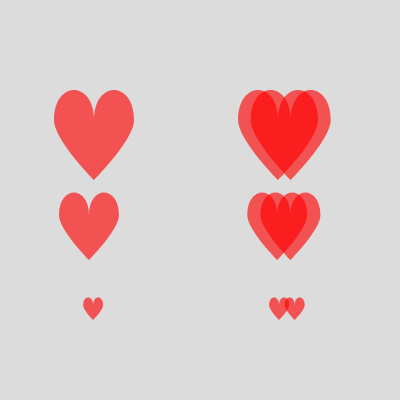
Frame 1 (no input)
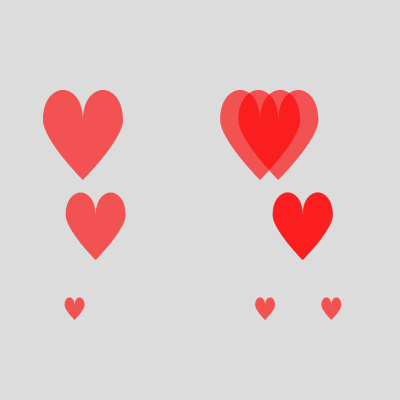
Frame 60 (no input)
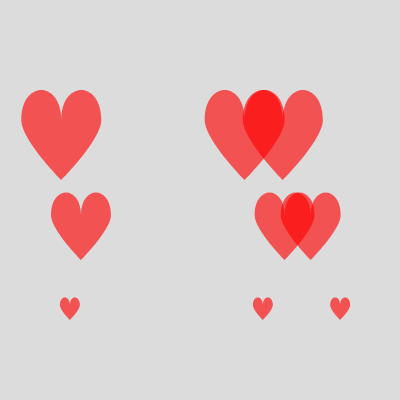
Frame 120 (the mouse pressed at the canvas centre since frame 60)

The p5.js sketch that drew these frames (run headless with seeded random() and noise() and a simulated clock; from frame 60 on, the mouse is pressed at the canvas centre):

// p5.js sketch
// ── sketch.js
// declaring what needs to be declared (objects, variables, strings and arrays)
let heartLine1 = [];
let heartLine2 = [];
let heartLine3 = [];

function setup() {
  createCanvas(400, 400);
  for (x = 0; x < 3; x++){
    let rx = random(15, width - 15); // -> Begining x position 
    heartLine1[x] = new Heart(rx, 100, 40); // -> Set up first line 
    heartLine2[x] = new Heart(rx, 200, 30); // -> Set up second line
    heartLine3[x] = new Heart(rx, 300, 10); // Set up third line 
  }
}


function draw() {
  background(220);
  for (x = 0; x < heartLine1.length; x++){ // -> 1st line's show, move and checkEdges
    heartLine1[x].move();
    heartLine1[x].show();
    heartLine1[x].checkEdges();
  }

  for (x = 0; x < heartLine2.length; x++){ // -> 2nd line's show, move and checkEdges
    heartLine2[x].move();
    heartLine2[x].show();
    heartLine2[x].checkEdges();
  }

  for (x = 0; x < heartLine3.length; x++){ // -> 3nd line's show, move and checkEdges
    heartLine3[x].move();
    heartLine3[x].show();
    heartLine3[x].checkEdges();
  }
}

class Heart { // Creating a "Heart" class
  constructor(x, y, r){ // Setting up blue print 
    this.x = x; // Refering to current object (this instant in use)
    this.y = y; //     ""            ""             ""
    this.r = r; //     ""            ""             ""

  }
  move(){
    this.x = this.x + random(-4, 4); // Move x position randomly from -4 to 4
    this.y = this.y; // Move x position randomly from -4 to 4
  }

  show(){
    fill(255, 0, 0, 160); // Heart colour 
    noStroke(); // Heart w/o stroke 
    heartShape(this.x, this.y, this.r); // Draw heart shape
  }

  checkEdges(){ // function to check if heart have reached edge 
    if (this.x < 15){ //if heart is more than half way covered on the left 
      this.x = 15; // don't let it get past that 
    } else if (this.x > width - 15){ //if heart is more than half way covered on the right 
      this.x = width - 15 // don't let it get past that 
    }

    if (this.y < 15){ //if heart is more than half way covered on the tp 
      this.y = 15; // don't let it get past that 
    } else if (this.y > width - 15){ //if heart is more than half way covered on the bottom 
      this.y = width - 15 // don't let it get past that 
    }
  }
}

// -> Function for drawing heart shapes 
// - Made with the help of ChatGPT
function heartShape(x, y, r) {
  beginShape(); // - Initiate shape making
  // - Make a series of Bezier curves to make up a heart 
  vertex(x, y + r / 2);
  bezierVertex(x, y - r / 2, x + r, y - r / 2, x + r, y + r / 2);
  bezierVertex(x + r, y + r, x, y + 2 * r, x, y + 2 * r);
  bezierVertex(x, y + 2 * r, x - r, y + r, x - r, y + r / 2);
  bezierVertex(x - r, y - r / 2, x, y - r / 2, x, y + r / 2);
  endShape(CLOSE); // - End shape making 
}
